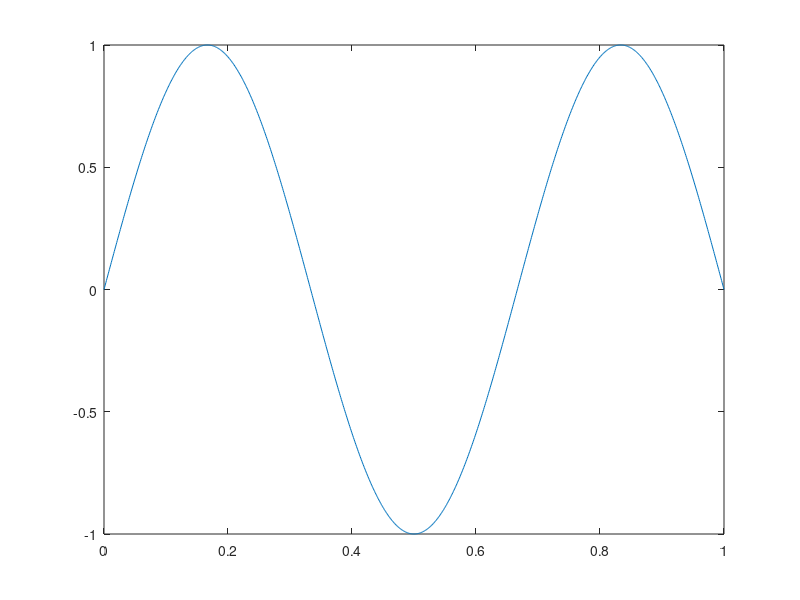

This figure's MATLAB source:

m=5; %level


p=0.5; %measure parameter
q=0.5; %resistance parameter
cutoff = 1/4;

measure = [p/2 (1-p)/2 (1-p)/2 p/2]; %base measure split
xcors = [0 1/4 1/2 3/4 1];
resistance = [q/2 (1-q)/2 (1-q)/2 q/2]; %base resistance split
%split iteratively...
for i = 2:m
    %do a 4x repelem clone, following with a base unit multiplied
    %to get the desired self similar structure
    newmeas = [];
    newres  = [];
    newxcors = [xcors(1)];
    for j =1:length(measure)
        if measure(j)>=cutoff^i
            newxcors = [newxcors xcors(j)+(xcors(j+1)-xcors(j)).*[1/4 1/2 3/4 1]];
            newmeas = [newmeas measure(j)*[p/2 (1-p)/2 (1-p)/2 p/2]];
            newres = [newres resistance(j)*[p/2 (1-p)/2 (1-p)/2 p/2]];
        else
            newmeas = [newmeas measure(j)];
            newres = [newres resistance(j)];
            newxcors = [newxcors xcors(j+1)];
        end
    end
    measure = newmeas;
    resistance = newres;
    xcors = newxcors;
end
laplacian = zeros(length(xcors)-2);
for i = 1:length(xcors)-2
    avgmeasure = (measure(i)+measure(i+1))/2;
    laplacian(i,i) = (1/avgmeasure)*(1/resistance(i)+1/resistance(i+1));
end
%... and for the right neighbors
for i = 1:length(xcors)-3
    avgmeasure = (measure(i)+measure(i+1))/2;
    laplacian(i,i+1) = (1/avgmeasure)*(-1/resistance(i+1));
end
%... and for the left neighbors
for i = 2:length(xcors)-2
    avgmeasure = (measure(i)+measure(i+1))/2;
    laplacian(i,i-1) = (1/avgmeasure)*(-1/resistance(i));
end
%compute eigenfunction/values
[V,D] = eig(laplacian);
[eigvals,indices] = sort(real(diag(D)));



V = V*(1/(max(max(V))));
plot(xcors(1:end),[0;V(:,indices(3));0])


%eigenvalue counting fnc
%counting_graph(eigvals);
%xlabel("m=4 p=0.4 q=0.6")

%log eigenvalue plot
%plot(log(eigvals),zeros(length(eigvals),1),'o')
%xlabel("m=5 p=0.9 q=0.1")

% Weyl Plot


%f = @(x) countingfunction(eigvals,x);
%plotpoints = arrayfun(f,eigvals);
%dlm = fitlm(log(eigvals(round(length(eigvals)/2):end)'),log(plotpoints(round(length(eigvals)/2):end)'),'Intercept',false);
%alpha = table2array(dlm.Coefficients(1,'Estimate'));
%alpha = alpha(1);
%plot(log(eigvals'),log(plotpoints'./(eigvals').^alpha))

% xlabel("m=4 p=0.4 q=0.6")



